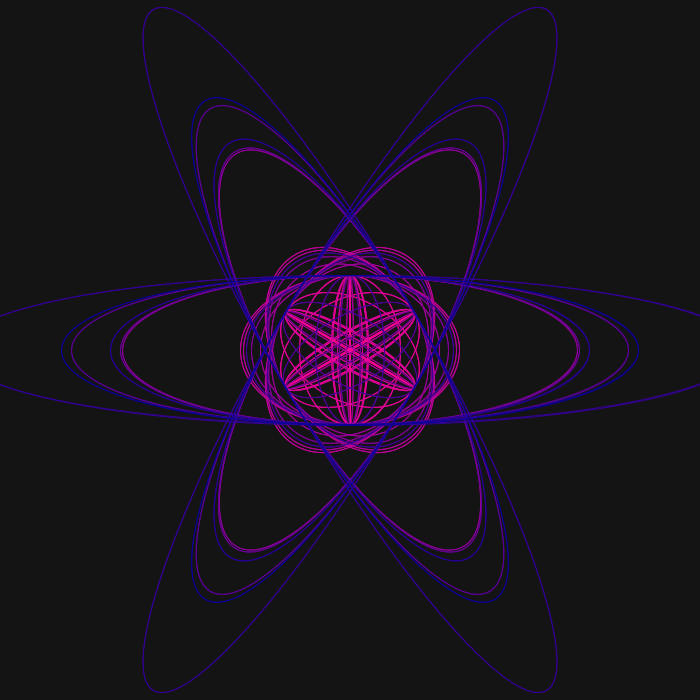
Frame 1 (no input)
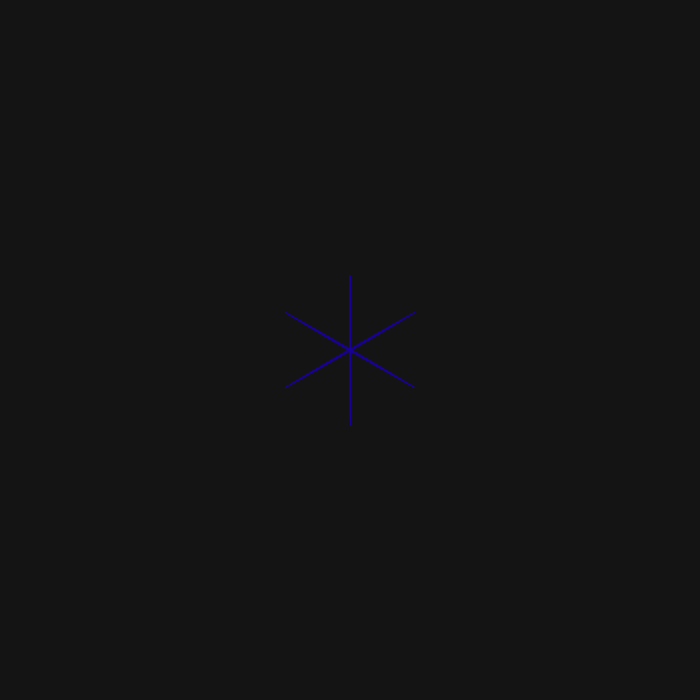
Frame 60 (the mouse pressed at the canvas centre just before this capture)
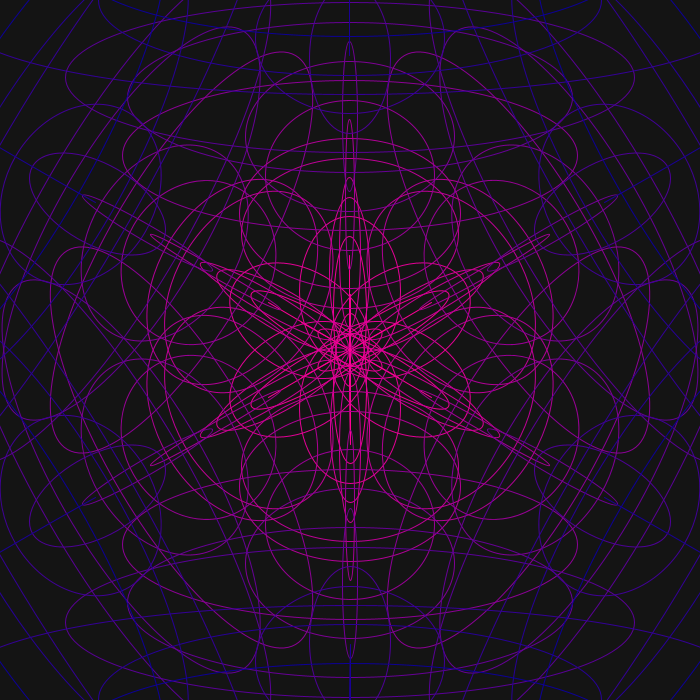
Frame 120 (the mouse held since frame 60 and released just before this capture)

The Processing sketch that drew these frames (run headless with seeded random() and noise(); from frame 60 on, the mouse is pressed at the canvas centre):

// Processing sketch: Sketch_35
// ── Sketch_35.pde
void setup() {
  size(700, 700);
  noFill();
}

void draw() {
  background(20);
  
  float maxX = (float)180/mouseX;
  float maxY = (float)180/mouseX;
  
  translate(width/2, height/2);
  
  for (int q = 0; q < 20; q++) {
    float f = map(q, 0, 20, 255, 0);
    stroke(f, 0, 150, 255);
    for (int i = 0; i < 360; i+=60) {
      float x = sin(radians(i))*(10+q*10) / maxX;
      float y = cos(radians(i))*(10+q*10) / maxY;
      pushMatrix();
      translate(x, y);
      rotate(radians(-i));
      float l = (sin(radians(q*50+frameCount*3))*(5+sin(radians(q*50))*(q*50)));
      if (l > 0) ellipse(0, 0, l, 150);
      popMatrix();
      
      }
    }
  }
